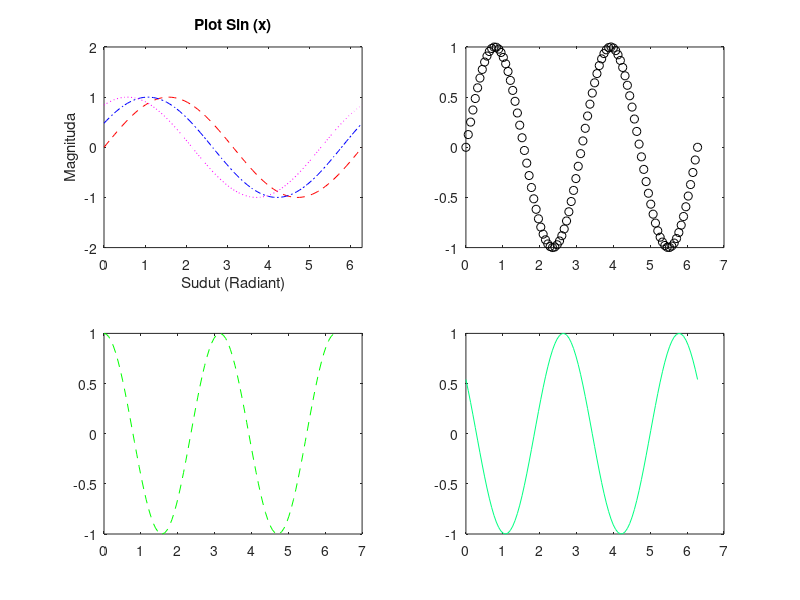

Source code (MATLAB):
clear
clc

x = linspace(0,2*pi,100);
y1 = sin(x);
y2 = sin(x + 0.5);
y3 = sin(x + 1); % Geser ke kanan 1
y4 = sin(2*x);
y5 = cos(2*x);
y6 = cos(2*x + 1);

% Plot
figure(1)
subplot(2,2,1)
plot(x,y1,'r--',x,y2,'b-.',x,y3,'m:')

% Axis
axis([0 2*pi -2 2]);

% Membuat Nama
title('Plot Sin (x)'); % Judul
xlabel('Sudut (Radiant)'); % Sumbu X
ylabel('Magnituda'); % Sumbu y

% Menambahkan 1 Plot Grafik lagi ke dalam Figure yang sama
subplot(2,2,2);
plot(x,y4,'ko');
subplot(2,2,3);
plot(x,y5,'g--');
subplot(2,2,4);
plot(x,y6,'Color', [0 1 0.5]); % Kode Warna ini berasal dari mana??

% Catatan : 
% Figure fungsinya membuat 2 buah grafik di dalam 1 Program yang sama
% r = red, g = green, b = blue -- Kode warna
% belajar tipe-tipe garis o-, -. , : , -- , ++ , dll.
% Beberapa contoh Kode Warna lain [1 0 1], [1 1 0], [1 0.5 0.5], [0,5 0,5 0,5], [0 0 0], dll
% Catatan jika semua plot (2,1,2) di aktifkan maka yang terbaca adalah Plot yang terakhir
